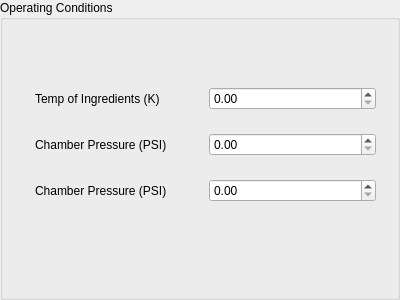
<?xml version="1.0" encoding="UTF-8"?>
<ui version="4.0">
 <class>GroupBox</class>
 <widget class="QGroupBox" name="GroupBox">
  <property name="geometry">
   <rect>
    <x>0</x>
    <y>0</y>
    <width>400</width>
    <height>300</height>
   </rect>
  </property>
  <property name="windowTitle">
   <string>GroupBox</string>
  </property>
  <property name="title">
   <string>Operating Conditions</string>
  </property>
  <widget class="QWidget" name="">
   <property name="geometry">
    <rect>
     <x>35</x>
     <y>70</y>
     <width>341</width>
     <height>151</height>
    </rect>
   </property>
   <layout class="QGridLayout" name="gridLayout">
    <item row="0" column="0">
     <layout class="QHBoxLayout" name="horizontalLayout_3">
      <item>
       <widget class="QLabel" name="tempOfIngredientsLabel">
        <property name="text">
         <string>Temp of Ingredients (K)</string>
        </property>
       </widget>
      </item>
      <item>
       <widget class="QDoubleSpinBox" name="tempOfIngredientsDoubleSpinBox"/>
      </item>
     </layout>
    </item>
    <item row="1" column="0">
     <layout class="QHBoxLayout" name="horizontalLayout_4">
      <item>
       <widget class="QLabel" name="tempOfIngredientsLabel_2">
        <property name="text">
         <string>Chamber Pressure (PSI)</string>
        </property>
       </widget>
      </item>
      <item>
       <widget class="QDoubleSpinBox" name="tempOfIngredientsDoubleSpinBox_2"/>
      </item>
     </layout>
    </item>
    <item row="2" column="0">
     <layout class="QHBoxLayout" name="horizontalLayout_5">
      <item>
       <widget class="QLabel" name="tempOfIngredientsLabel_3">
        <property name="text">
         <string>Chamber Pressure (PSI)</string>
        </property>
       </widget>
      </item>
      <item>
       <widget class="QDoubleSpinBox" name="tempOfIngredientsDoubleSpinBox_3"/>
      </item>
     </layout>
    </item>
   </layout>
  </widget>
 </widget>
 <resources/>
 <connections/>
</ui>
